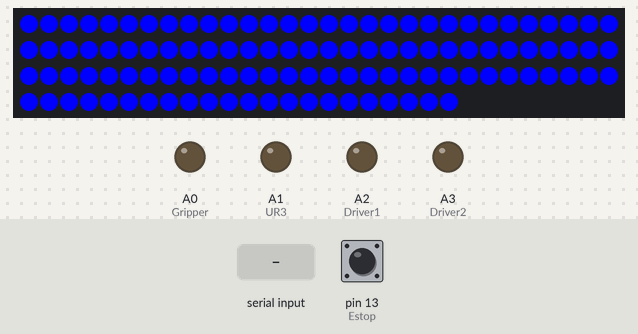
The sketch below on a simulated Arduino Uno, built with avr-gcc and run on an emulated ATmega328P. Parts: 112 RGB LEDs in strip order, left to right, continuing on the next row, output pins drawn as LEDs (lit = HIGH). Dashed ring = blinking. The inputs (shaded band) are chosen by the test bench; at power-on: pin 13 (Estop) HIGH. What the sketch prints to the serial monitor is not drawn.

Above: at 2.2 s.
2.3 s: pin 13 (Estop) pulled LOW for 0.15 s
At 2.37 s:
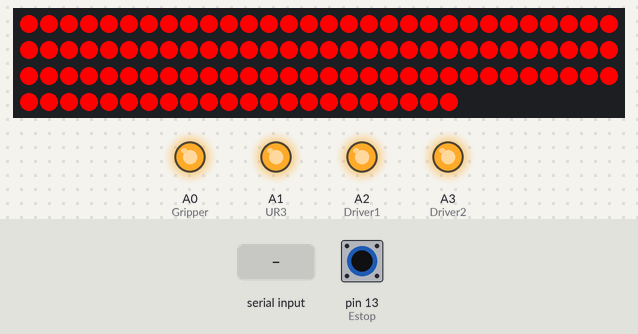
3.9 s: "1" received over Serial
At 4.7 s:
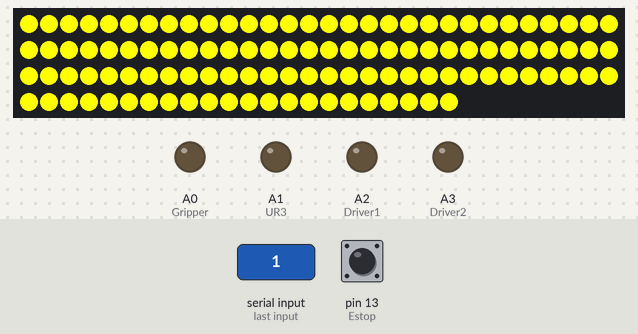
5.4 s: pin 13 (Estop) pulled LOW for 1 s
At 7.6 s:
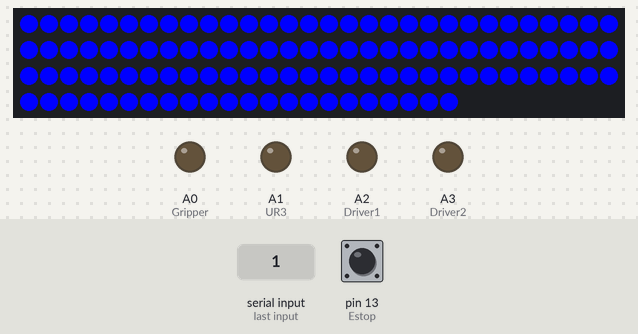
7.9 s: pin 13 (Estop) pulled LOW for 3.2 s
At 8.9 s:
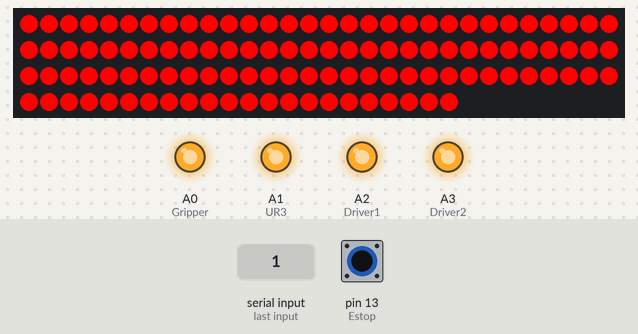
12.6 s: "0" received over Serial
At 13.8 s:
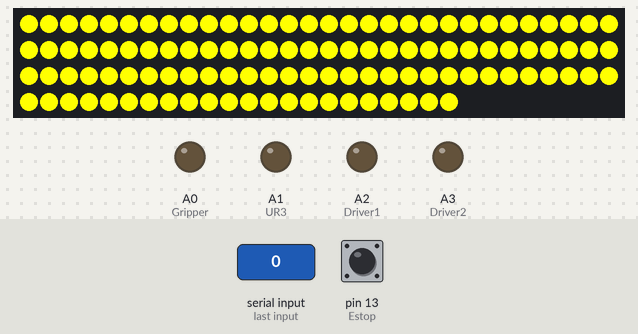
14.1 s: pin 13 (Estop) pulsed LOW 2 times (0.12 s each, 0.3 s apart)
At 14.16 s:
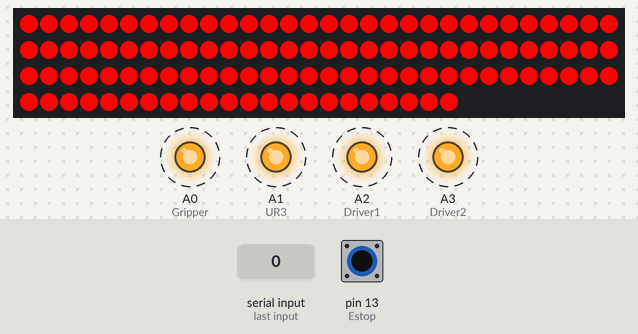
Timing chart, 0 to 17.1 s (numbered marks = the images above; inputs shaded):
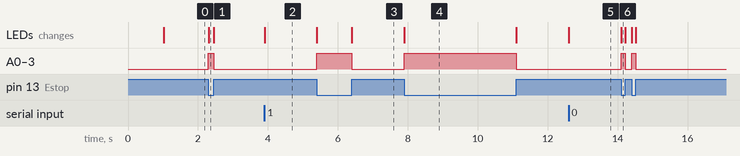

The sketch:

estop_Test.ino
```cpp
#include <Adafruit_NeoPixel.h>
#define PIN 12
#define NUM_LEDS 112
Adafruit_NeoPixel strip = Adafruit_NeoPixel(NUM_LEDS, PIN, NEO_GRB + NEO_KHZ800);

#define Estop 13
#define UR3 A1
#define Driver1 A2
#define Driver2 A3
#define Gripper A0

bool Stop;
bool Stop_New;
bool Stop_Old;
bool Ros = HIGH; //Change this to LOW for init OFF on start up
bool EStop_Presed = true;
bool Estop_New = true;
bool Estop_Old = false;
bool fresh = false;

bool Disco = LOW;
bool Warning = LOW;
bool Auto = LOW;

int16_t i = 0;
int16_t j = NUM_LEDS/2;
int16_t k = i - 20;
int16_t l = j - 20;

int Stop_Ros = 1; //Change this to 0 for init OFF on start up
char swoosh[1];
int dim = 1; // To dim the led light

/***********************************************************************************************************************************/
void setup() {
  strip.begin();
  strip.show();
  setAll(255,0,255/dim);

  pinMode(Estop, INPUT);
  pinMode(UR3, OUTPUT);
  pinMode(Driver1, OUTPUT);
  pinMode(Driver2, OUTPUT);
  pinMode(Gripper, OUTPUT);

  digitalWrite(UR3, LOW);
  digitalWrite(Driver1, LOW);
  digitalWrite(Driver2, LOW);
  digitalWrite(Gripper, LOW);

  Stop_New = digitalRead(Estop);
  Stop_Old = Stop_New;

  Serial.begin(115200);
  delay(1000);
}
/***********************************************************************************************************************************/
void loop() {
  if (Serial.available() > 0){
    CheckMessage();
  }
  Stop_New = (bool) digitalRead(Estop);

  if (Stop_New != Stop_Old){
    Debounce();
  }

  if((Stop_New == LOW) || (Ros == LOW)){
    SystemOff();
  }
  else{
    SystemOn();
  }

  if (Estop_New != Estop_Old){
    SendUpdate();
  }

  if (Warning == HIGH){ // Don't use both
    //colorSWipe(255, 100, 0, 5);
    PoliceLED(255, 0, 255, 0);

  }
  if( Disco == HIGH){
    while(digitalRead(Estop) != LOW and Serial.available() == 0){
      rainbowCycle(0);
    }
    Disco = LOW;
    fresh = false;
  }
}

/***********************************************************************************************************************************/
void SendUpdate(){
  Serial.write(EStop_Presed);
  fresh = false;
  Estop_Old = Estop_New;
}
/***********************************************************************************************************************************/
void Debounce(){
  delayMicroseconds(50); //change delay to filter more or less
  Stop_Old = Stop_New;
}
/***********************************************************************************************************************************/
void CheckMessage(){
  Serial.readBytes(swoosh, 1);
  Stop_Ros = swoosh[0];
  //StopRos -= 48; //to use the arduino terminal
  if(Stop_Ros == 2){
      //Status
      setAll(255,0,255);
      Serial.write(EStop_Presed);
      fresh = false;
    }
    if(Stop_Ros == 1){
      //Estop unpressed
      Ros = HIGH;
      Auto = LOW;
    }
    if(Stop_Ros == 0){
      //Estop pressed
      Ros = LOW;
    }

    if(Stop_Ros > 9){
      //error
      setAll(255,255,0);
      fresh = true;
    }
    if(Stop_Ros == 9){
      //Autonomous off
      Ros = HIGH;
      Auto = LOW;
      fresh = false;
    }
    if(Stop_Ros == 8){
      //lets off
      setAll(0,0,0);
      fresh = true;
    }
    if(Stop_Ros == 7){
      //Autonomous on
      Ros = HIGH;
      Auto = HIGH;
      fresh = false;
    }
    if(Stop_Ros == 6){
      //Warning off
      Warning = LOW;
      fresh = false;
    }
    if(Stop_Ros == 5){
      //Nothing Idle
      setAll(0,255/dim,255/dim);
      fresh = true;
    }
    if(Stop_Ros == 4){
      //Warning on
      Warning = HIGH;
    }
    if(Stop_Ros == 3){
      //Rainbow on
      Disco = HIGH;
      Ros = LOW;
    }
 }

/***********************************************************************************************************************************/
void SystemOff(){
    digitalWrite(UR3, HIGH);
    digitalWrite(Driver1, HIGH);
    digitalWrite(Driver2, HIGH);
    digitalWrite(Gripper, HIGH);
    EStop_Presed = true;
    Estop_New = true;
    //Ros = LOW; //Disable this for ON after this engached the Estop
    if( fresh == false){
      setAll(255/dim,0,0);
      fresh = true;
      //Serial.println("Estop = pressed");
    }
}
/***********************************************************************************************************************************/
void SystemOn(){
    digitalWrite(UR3, LOW);
    digitalWrite(Driver1, LOW);
    digitalWrite(Driver2, LOW);
    digitalWrite(Gripper, LOW);
    EStop_Presed = false;
    Estop_New = false;
    if( fresh == false){
      if(Auto == HIGH){
        setAll(0,255/dim,0);
      }
      else{
        setAll(0,0,255/dim);
      }
      fresh = true;
      //Serial.println("Estop = unpressed");
    }
}
/***********************************************************************************************************************************/
void PoliceLED (byte red, byte green, byte blue, int SpeedDelay){
  setPixel(i, red, green, 0);
  setPixel(j, 0, green, blue);
  delay(SpeedDelay);
  setPixel(k, 0,0,0);
  setPixel(l, 0,0,0);

  showStrip();

  i++;
  j++;
  k++;
  l++;

  if(i > NUM_LEDS){
    i = 0;
  }
  if(j > NUM_LEDS){
    j = 0;
  }
  if(k > NUM_LEDS){
    k = 0;
  }
  if(l > NUM_LEDS){
    l = 0;
  }
}
/***********************************************************************************************************************************/
void colorSWipe(byte red, byte green, byte blue, int SpeedDelay) {
  setPixel(i, red, green, blue);
  setPixel(j, red, green, blue);

  //setPixel(i, 255, 0, 0);
  //setPixel(j, 0, 0, 255);

  delay(SpeedDelay);
  setPixel(k, 0,0,0);
  setPixel(l, 0,0,0);

  showStrip();

  i++;
  j++;
  k++;
  l++;

  if(i > NUM_LEDS){
    i = 0;
  }
  if(j > NUM_LEDS){
    j = 0;
  }
  if(k > NUM_LEDS){
    k = 0;
  }
  if(l > NUM_LEDS){
    l = 0;
  }
}
/***********************************************************************************************************************************/
void rainbowCycle(int SpeedDelay) {
  byte *c;
  uint16_t i, j;

  for(j=0; j<256*1; j++) { // 1 cycles of all colors on wheel
    for(i=0; i< NUM_LEDS; i++) {
      c=Wheel(((i * 256 / NUM_LEDS) + j) & 255);
      setPixel(i, *c, *(c+1), *(c+2));
    }
    showStrip();
    delay(SpeedDelay);
  }
}

byte * Wheel(byte WheelPos) {
  static byte c[3];

  if(WheelPos < 85) {
   c[0]=WheelPos * 3;
   c[1]=255 - WheelPos * 3;
   c[2]=0;
  } else if(WheelPos < 170) {
   WheelPos -= 85;
   c[0]=255 - WheelPos * 3;
   c[1]=0;
   c[2]=WheelPos * 3;
  } else {
   WheelPos -= 170;
   c[0]=0;
   c[1]=WheelPos * 3;
   c[2]=255 - WheelPos * 3;
  }
  return c;
}

/***********************************************************************************************************************************/
void showStrip() {
   strip.show();
}
void setPixel(int Pixel, byte red, byte green, byte blue) {
   strip.setPixelColor(Pixel, strip.Color(red, green, blue));
}
void setAll(byte red, byte green, byte blue) {
  for(int i = 0; i < NUM_LEDS; i++ ) {
    setPixel(i, red, green, blue);
  }
  showStrip();
}
```

Measured:
- after the input at 2.3 s, A0 (Gripper), A1 (UR3), A2 (Driver1), A3 (Driver2): LOW → HIGH at once, → LOW 0.15 s later; the LEDs: change at once (image 1)
- after the input at 3.9 s, the LEDs: change at once (image 2)
- after the input at 5.4 s, A0 (Gripper), A1 (UR3), A2 (Driver1), A3 (Driver2): LOW → HIGH at once, → LOW 1.0 s later; the LEDs: first change at once (image 3 shows a later state)
- after the input at 7.9 s, A0 (Gripper), A1 (UR3), A2 (Driver1), A3 (Driver2): LOW → HIGH at once, → LOW 3.2 s later; the LEDs: change at once (image 4)
- after the input at 12.6 s, the LEDs: change at once (image 5)
- after the input at 14.1 s, A0 (Gripper), A1 (UR3), A2 (Driver1), A3 (Driver2): alternates HIGH for 0.12 s and LOW for 0.18 s, 4 changes in all, then stays LOW, starting at once; the LEDs: change at once (image 6)
